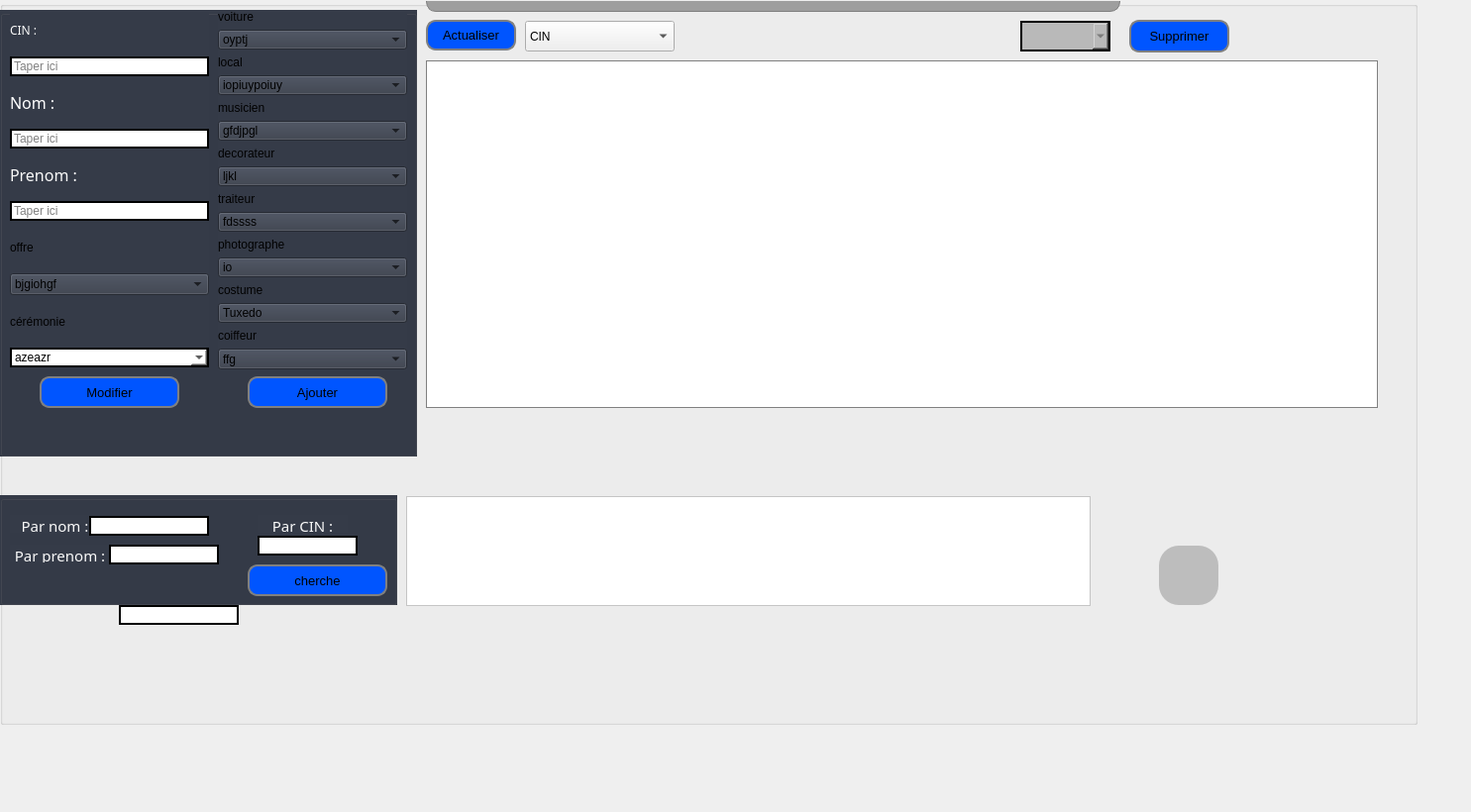
<?xml version="1.0" encoding="UTF-8"?>
<ui version="4.0">
 <class>cll</class>
 <widget class="QDialog" name="cll">
  <property name="geometry">
   <rect>
    <x>0</x>
    <y>0</y>
    <width>1485</width>
    <height>820</height>
   </rect>
  </property>
  <property name="windowTitle">
   <string>Dialog</string>
  </property>
  <widget class="QLineEdit" name="Sprenomtxt">
   <property name="geometry">
    <rect>
     <x>120</x>
     <y>611</y>
     <width>121</width>
     <height>20</height>
    </rect>
   </property>
   <property name="styleSheet">
    <string notr="true">


border-width :2px;
border-style :solid;
border-color: rgb(0, 0, 0);
background-color: rgb(255, 255, 255);

</string>
   </property>
  </widget>
  <widget class="QGroupBox" name="groupBox_2">
   <property name="geometry">
    <rect>
     <x>0</x>
     <y>1</y>
     <width>1431</width>
     <height>731</height>
    </rect>
   </property>
   <property name="styleSheet">
    <string notr="true">background-image: url(:/rsc/103854343_259019528641376_3453490155072435271_n.jpg);
</string>
   </property>
   <property name="title">
    <string/>
   </property>
   <widget class="QLabel" name="label_10">
    <property name="geometry">
     <rect>
      <x>50</x>
      <y>530</y>
      <width>361</width>
      <height>21</height>
     </rect>
    </property>
    <property name="font">
     <font>
      <family>Bahnschrift</family>
      <pointsize>26</pointsize>
     </font>
    </property>
    <property name="text">
     <string>&lt;html&gt;&lt;head/&gt;&lt;body&gt;&lt;p align=&quot;center&quot;&gt;&lt;span style=&quot; font-size:15pt; color:#00007f;&quot;&gt;Chercher un client :&lt;/span&gt;&lt;/p&gt;&lt;/body&gt;&lt;/html&gt;</string>
    </property>
   </widget>
   <widget class="QPushButton" name="pushButton_2">
    <property name="geometry">
     <rect>
      <x>1170</x>
      <y>550</y>
      <width>60</width>
      <height>60</height>
     </rect>
    </property>
    <property name="styleSheet">
     <string notr="true">

border-radius: 20px;
padding : 0 8px;
 background-color: rgb(189, 189, 189);
font: 75 10pt &quot;MS Shell Dlg 2&quot;;</string>
    </property>
    <property name="text">
     <string/>
    </property>
    <property name="icon">
     <iconset>
      <normaloff>:/images/RSC/msg.png</normaloff>:/images/RSC/msg.png</iconset>
    </property>
    <property name="iconSize">
     <size>
      <width>60</width>
      <height>60</height>
     </size>
    </property>
   </widget>
   <widget class="QComboBox" name="tri">
    <property name="geometry">
     <rect>
      <x>530</x>
      <y>20</y>
      <width>151</width>
      <height>31</height>
     </rect>
    </property>
    <item>
     <property name="text">
      <string>CIN</string>
     </property>
    </item>
    <item>
     <property name="text">
      <string>NOM</string>
     </property>
    </item>
    <item>
     <property name="text">
      <string>PRENOM</string>
     </property>
    </item>
   </widget>
   <widget class="QTableView" name="tab">
    <property name="geometry">
     <rect>
      <x>430</x>
      <y>60</y>
      <width>961</width>
      <height>351</height>
     </rect>
    </property>
    <property name="font">
     <font>
      <family>Arial Black</family>
      <pointsize>8</pointsize>
      <weight>75</weight>
      <bold>true</bold>
     </font>
    </property>
    <property name="cursor" stdset="0">
     <cursorShape>CrossCursor</cursorShape>
    </property>
    <property name="autoFillBackground">
     <bool>true</bool>
    </property>
    <property name="styleSheet">
     <string notr="true">border:1px solid gray;
background-color: rgb(255, 255, 255);

</string>
    </property>
    <property name="frameShape">
     <enum>QFrame::StyledPanel</enum>
    </property>
    <property name="frameShadow">
     <enum>QFrame::Sunken</enum>
    </property>
    <property name="lineWidth">
     <number>8</number>
    </property>
    <property name="alternatingRowColors">
     <bool>true</bool>
    </property>
    <property name="showGrid">
     <bool>true</bool>
    </property>
    <property name="gridStyle">
     <enum>Qt::SolidLine</enum>
    </property>
    <attribute name="horizontalHeaderCascadingSectionResizes">
     <bool>false</bool>
    </attribute>
    <attribute name="horizontalHeaderDefaultSectionSize">
     <number>100</number>
    </attribute>
   </widget>
   <widget class="QPushButton" name="pb_supprimer">
    <property name="geometry">
     <rect>
      <x>1140</x>
      <y>19</y>
      <width>101</width>
      <height>33</height>
     </rect>
    </property>
    <property name="maximumSize">
     <size>
      <width>16777215</width>
      <height>16777215</height>
     </size>
    </property>
    <property name="font">
     <font>
      <family>MS Shell Dlg 2</family>
      <pointsize>10</pointsize>
      <weight>9</weight>
      <italic>false</italic>
      <bold>false</bold>
     </font>
    </property>
    <property name="styleSheet">
     <string notr="true">QPushButton {

border:2px solid gray;
border-radius: 10px;
padding : 0 8px;
background-color: rgb(0, 85, 255);
font: 75 10pt &quot;MS Shell Dlg 2&quot;;


}
QPushButton:hover {background-color: rgb(0, 0, 127);color: rgb(255, 255, 255);  }</string>
    </property>
    <property name="text">
     <string>Supprimer</string>
    </property>
    <property name="icon">
     <iconset>
      <normaloff>:/images/RSC/unnamed.png</normaloff>:/images/RSC/unnamed.png</iconset>
    </property>
   </widget>
   <widget class="QTableView" name="Stab">
    <property name="geometry">
     <rect>
      <x>410</x>
      <y>500</y>
      <width>691</width>
      <height>111</height>
     </rect>
    </property>
    <property name="styleSheet">
     <string notr="true">background-color: rgb(255, 255, 255);</string>
    </property>
   </widget>
   <widget class="QPushButton" name="pb_actualiser_2">
    <property name="geometry">
     <rect>
      <x>430</x>
      <y>19</y>
      <width>91</width>
      <height>31</height>
     </rect>
    </property>
    <property name="minimumSize">
     <size>
      <width>0</width>
      <height>31</height>
     </size>
    </property>
    <property name="font">
     <font>
      <family>MS Shell Dlg 2</family>
      <pointsize>10</pointsize>
      <weight>9</weight>
      <italic>false</italic>
      <bold>false</bold>
     </font>
    </property>
    <property name="toolTip">
     <string>&lt;html&gt;&lt;head/&gt;&lt;body&gt;&lt;p&gt;&lt;br/&gt;&lt;/p&gt;&lt;/body&gt;&lt;/html&gt;</string>
    </property>
    <property name="styleSheet">
     <string notr="true">QPushButton {

border:2px solid gray;
border-radius: 10px;
padding : 0 8px;
background-color: rgb(0, 85, 255);
font: 75 10pt &quot;MS Shell Dlg 2&quot;;


}
QPushButton:hover {background-color: rgb(0, 0, 127);color: rgb(255, 255, 255);  }</string>
    </property>
    <property name="text">
     <string>Actualiser</string>
    </property>
    <property name="icon">
     <iconset>
      <normaloff>:/RSC/RSC/unnamed (1).png</normaloff>:/RSC/RSC/unnamed (1).png</iconset>
    </property>
    <property name="iconSize">
     <size>
      <width>18</width>
      <height>18</height>
     </size>
    </property>
   </widget>
   <widget class="QGroupBox" name="groupBox_6">
    <property name="geometry">
     <rect>
      <x>0</x>
      <y>499</y>
      <width>401</width>
      <height>111</height>
     </rect>
    </property>
    <property name="styleSheet">
     <string notr="true">background-color: #353b48;</string>
    </property>
    <property name="title">
     <string/>
    </property>
    <widget class="QLabel" name="label_12">
     <property name="geometry">
      <rect>
       <x>260</x>
       <y>20</y>
       <width>91</width>
       <height>18</height>
      </rect>
     </property>
     <property name="font">
      <font>
       <family>Arial Rounded MT Bold</family>
       <pointsize>9</pointsize>
       <weight>50</weight>
       <italic>false</italic>
       <bold>false</bold>
      </font>
     </property>
     <property name="styleSheet">
      <string notr="true">color: rgb(255, 255, 255);
font: 9pt &quot;Arial Rounded MT Bold&quot;;</string>
     </property>
     <property name="text">
      <string>&lt;html&gt;&lt;head/&gt;&lt;body&gt;&lt;p align=&quot;center&quot;&gt;&lt;span style=&quot; font-size:11pt; color:#f9f9f9;&quot;&gt;Par CIN :&lt;/span&gt;&lt;/p&gt;&lt;/body&gt;&lt;/html&gt;</string>
     </property>
    </widget>
    <widget class="QLabel" name="label_13">
     <property name="geometry">
      <rect>
       <x>10</x>
       <y>20</y>
       <width>91</width>
       <height>18</height>
      </rect>
     </property>
     <property name="font">
      <font>
       <family>Arial Rounded MT Bold</family>
       <pointsize>9</pointsize>
       <weight>50</weight>
       <italic>false</italic>
       <bold>false</bold>
      </font>
     </property>
     <property name="styleSheet">
      <string notr="true">color: rgb(255, 255, 255);
font: 9pt &quot;Arial Rounded MT Bold&quot;;</string>
     </property>
     <property name="text">
      <string>&lt;html&gt;&lt;head/&gt;&lt;body&gt;&lt;p align=&quot;center&quot;&gt;&lt;span style=&quot; font-size:11pt; color:#f9f9f9;&quot;&gt;Par nom :&lt;/span&gt;&lt;/p&gt;&lt;/body&gt;&lt;/html&gt;</string>
     </property>
    </widget>
    <widget class="QLabel" name="label_7">
     <property name="geometry">
      <rect>
       <x>10</x>
       <y>50</y>
       <width>101</width>
       <height>18</height>
      </rect>
     </property>
     <property name="font">
      <font>
       <family>Arial Rounded MT Bold</family>
       <pointsize>9</pointsize>
       <weight>50</weight>
       <italic>false</italic>
       <bold>false</bold>
      </font>
     </property>
     <property name="styleSheet">
      <string notr="true">color: rgb(255, 255, 255);
font: 9pt &quot;Arial Rounded MT Bold&quot;;</string>
     </property>
     <property name="text">
      <string>&lt;html&gt;&lt;head/&gt;&lt;body&gt;&lt;p align=&quot;center&quot;&gt;&lt;span style=&quot; font-size:11pt; color:#f9f9f9;&quot;&gt;Par prenom :&lt;/span&gt;&lt;/p&gt;&lt;/body&gt;&lt;/html&gt;</string>
     </property>
    </widget>
    <widget class="QLineEdit" name="Sprenomtxt_2">
     <property name="geometry">
      <rect>
       <x>110</x>
       <y>50</y>
       <width>111</width>
       <height>20</height>
      </rect>
     </property>
     <property name="styleSheet">
      <string notr="true">


border-width :2px;
border-style :solid;
border-color: rgb(0, 0, 0);
background-color: rgb(255, 255, 255);

</string>
     </property>
    </widget>
    <widget class="QPushButton" name="pb_ok_3">
     <property name="geometry">
      <rect>
       <x>250</x>
       <y>70</y>
       <width>141</width>
       <height>32</height>
      </rect>
     </property>
     <property name="font">
      <font>
       <family>MS Shell Dlg 2</family>
       <pointsize>10</pointsize>
       <weight>9</weight>
       <italic>false</italic>
       <bold>false</bold>
      </font>
     </property>
     <property name="styleSheet">
      <string notr="true">QPushButton {

border:2px solid gray;
border-radius: 10px;
padding : 0 8px;
background-color: rgb(0, 85, 255);
font: 75 10pt &quot;MS Shell Dlg 2&quot;;


}
QPushButton:hover {background-color: rgb(0, 0, 127);color: rgb(255, 255, 255);  }</string>
     </property>
     <property name="text">
      <string>cherche</string>
     </property>
     <property name="icon">
      <iconset>
       <normaloff>:/images/RSC/unnamed (1).png</normaloff>:/images/RSC/unnamed (1).png</iconset>
     </property>
    </widget>
   </widget>
   <widget class="QComboBox" name="supptxt">
    <property name="geometry">
     <rect>
      <x>1030</x>
      <y>20</y>
      <width>91</width>
      <height>31</height>
     </rect>
    </property>
    <property name="styleSheet">
     <string notr="true">
font: 75 10pt &quot;MS Shell Dlg 2&quot;;
font: 75 10pt &quot;MS Shell Dlg 2&quot;;

border-width :2px;
border-style :solid;
border-color: rgb(0, 0, 0);
background-color: rgb(185, 185, 185);
color: rgb(90, 90, 90);
</string>
    </property>
   </widget>
   <widget class="QLineEdit" name="SCIN">
    <property name="geometry">
     <rect>
      <x>260</x>
      <y>540</y>
      <width>101</width>
      <height>20</height>
     </rect>
    </property>
    <property name="styleSheet">
     <string notr="true">


border-width :2px;
border-style :solid;
border-color: rgb(0, 0, 0);
background-color: rgb(255, 255, 255);

</string>
    </property>
   </widget>
   <widget class="QLineEdit" name="Snomtxt">
    <property name="geometry">
     <rect>
      <x>90</x>
      <y>520</y>
      <width>121</width>
      <height>20</height>
     </rect>
    </property>
    <property name="styleSheet">
     <string notr="true">


border-width :2px;
border-style :solid;
border-color: rgb(0, 0, 0);
background-color: rgb(255, 255, 255);

</string>
    </property>
   </widget>
   <widget class="QGroupBox" name="groupBox_3">
    <property name="geometry">
     <rect>
      <x>0</x>
      <y>9</y>
      <width>421</width>
      <height>451</height>
     </rect>
    </property>
    <property name="styleSheet">
     <string notr="true">background-color: #353b48;</string>
    </property>
    <property name="title">
     <string/>
    </property>
    <widget class="QWidget" name="layoutWidget_2">
     <property name="geometry">
      <rect>
       <x>10</x>
       <y>0</y>
       <width>201</width>
       <height>361</height>
      </rect>
     </property>
     <layout class="QGridLayout" name="gridLayout_3">
      <item row="8" column="0">
       <widget class="QComboBox" name="off">
        <item>
         <property name="text">
          <string>bjgiohgf</string>
         </property>
        </item>
        <item>
         <property name="text">
          <string>fds</string>
         </property>
        </item>
       </widget>
      </item>
      <item row="4" column="0">
       <widget class="QLineEdit" name="nomtxt">
        <property name="styleSheet">
         <string notr="true">


border-width :2px;
border-style :solid;
border-color: rgb(0, 0, 0);
background-color: rgb(255, 255, 255);

</string>
        </property>
        <property name="text">
         <string/>
        </property>
        <property name="placeholderText">
         <string>Taper ici</string>
        </property>
       </widget>
      </item>
      <item row="9" column="0">
       <widget class="QLabel" name="label_19">
        <property name="text">
         <string>cérémonie</string>
        </property>
       </widget>
      </item>
      <item row="10" column="0">
       <widget class="QComboBox" name="certxt">
        <property name="styleSheet">
         <string notr="true">


border-width :2px;
border-style :solid;
border-color: rgb(0, 0, 0);
background-color: rgb(255, 255, 255);

</string>
        </property>
        <item>
         <property name="text">
          <string>azeazr</string>
         </property>
        </item>
        <item>
         <property name="text">
          <string>hjkb</string>
         </property>
        </item>
       </widget>
      </item>
      <item row="6" column="0">
       <widget class="QLineEdit" name="prenomtxt">
        <property name="styleSheet">
         <string notr="true">


border-width :2px;
border-style :solid;
border-color: rgb(0, 0, 0);
background-color: rgb(255, 255, 255);

</string>
        </property>
        <property name="placeholderText">
         <string>Taper ici</string>
        </property>
       </widget>
      </item>
      <item row="2" column="0">
       <widget class="QLineEdit" name="cintxt">
        <property name="styleSheet">
         <string notr="true">


border-width :2px;
border-style :solid;
border-color: rgb(0, 0, 0);
background-color: rgb(255, 255, 255);

</string>
        </property>
        <property name="placeholderText">
         <string>Taper ici</string>
        </property>
       </widget>
      </item>
      <item row="3" column="0">
       <widget class="QLabel" name="label_3">
        <property name="font">
         <font>
          <family>Arial Rounded MT Bold</family>
          <pointsize>12</pointsize>
          <weight>50</weight>
          <italic>false</italic>
          <bold>false</bold>
         </font>
        </property>
        <property name="styleSheet">
         <string notr="true">color: rgb(255, 255, 255);
font: 12pt &quot;Arial Rounded MT Bold&quot;;</string>
        </property>
        <property name="text">
         <string>&lt;html&gt;&lt;head/&gt;&lt;body&gt;&lt;p&gt;&lt;span &gt;Nom :&lt;/span&gt;&lt;/p&gt;&lt;/body&gt;&lt;/html&gt;</string>
        </property>
       </widget>
      </item>
      <item row="5" column="0">
       <widget class="QLabel" name="label_16">
        <property name="font">
         <font>
          <family>Arial Rounded MT Bold</family>
          <pointsize>12</pointsize>
          <weight>50</weight>
          <italic>false</italic>
          <bold>false</bold>
         </font>
        </property>
        <property name="styleSheet">
         <string notr="true">color: rgb(255, 255, 255);
font: 12pt &quot;Arial Rounded MT Bold&quot;;</string>
        </property>
        <property name="text">
         <string>&lt;html&gt;&lt;head/&gt;&lt;body&gt;&lt;p&gt;&lt;span style=&quot; color:#f9f9f9;&quot;&gt;Prenom :&lt;/span&gt;&lt;/p&gt;&lt;/body&gt;&lt;/html&gt;</string>
        </property>
       </widget>
      </item>
      <item row="7" column="0">
       <widget class="QLabel" name="label_18">
        <property name="text">
         <string>offre</string>
        </property>
       </widget>
      </item>
      <item row="1" column="0">
       <widget class="QLabel" name="label_14">
        <property name="font">
         <font>
          <family>Arial Rounded MT Bold</family>
          <pointsize>9</pointsize>
          <weight>50</weight>
          <italic>false</italic>
          <bold>false</bold>
         </font>
        </property>
        <property name="styleSheet">
         <string notr="true">color: rgb(255, 255, 255);
font: 9pt &quot;Arial Rounded MT Bold&quot;;</string>
        </property>
        <property name="text">
         <string>&lt;html&gt;&lt;head/&gt;&lt;body&gt;&lt;p&gt;&lt;span style=&quot; color:#f9f9f9;&quot;&gt;CIN :&lt;/span&gt;&lt;/p&gt;&lt;/body&gt;&lt;/html&gt;</string>
        </property>
       </widget>
      </item>
     </layout>
    </widget>
    <widget class="QWidget" name="gridLayoutWidget_2">
     <property name="geometry">
      <rect>
       <x>220</x>
       <y>0</y>
       <width>191</width>
       <height>364</height>
      </rect>
     </property>
     <layout class="QGridLayout" name="gridLayout_4">
      <item row="3" column="0">
       <widget class="QComboBox" name="loc">
        <item>
         <property name="text">
          <string>iopiuypoiuy</string>
         </property>
        </item>
        <item>
         <property name="text">
          <string>cbn,vx</string>
         </property>
        </item>
       </widget>
      </item>
      <item row="4" column="0">
       <widget class="QLabel" name="label_27">
        <property name="text">
         <string>musicien</string>
        </property>
       </widget>
      </item>
      <item row="14" column="0">
       <widget class="QComboBox" name="cost">
        <item>
         <property name="text">
          <string>Tuxedo</string>
         </property>
        </item>
        <item>
         <property name="text">
          <string>Smoking</string>
         </property>
        </item>
        <item>
         <property name="text">
          <string>Coupure Italien</string>
         </property>
        </item>
       </widget>
      </item>
      <item row="11" column="0">
       <widget class="QComboBox" name="pho">
        <item>
         <property name="text">
          <string>io</string>
         </property>
        </item>
        <item>
         <property name="text">
          <string>jk</string>
         </property>
        </item>
       </widget>
      </item>
      <item row="12" column="0">
       <widget class="QLabel" name="label_21">
        <property name="text">
         <string>costume</string>
        </property>
       </widget>
      </item>
      <item row="8" column="0">
       <widget class="QLabel" name="label_25">
        <property name="text">
         <string>traiteur</string>
        </property>
       </widget>
      </item>
      <item row="6" column="0">
       <widget class="QLabel" name="label_26">
        <property name="text">
         <string>decorateur</string>
        </property>
       </widget>
      </item>
      <item row="9" column="0">
       <widget class="QComboBox" name="trait">
        <item>
         <property name="text">
          <string>fdssss</string>
         </property>
        </item>
        <item>
         <property name="text">
          <string>gff</string>
         </property>
        </item>
       </widget>
      </item>
      <item row="2" column="0">
       <widget class="QLabel" name="label_28">
        <property name="text">
         <string>local</string>
        </property>
       </widget>
      </item>
      <item row="1" column="0">
       <widget class="QComboBox" name="voit">
        <item>
         <property name="text">
          <string>oyptj</string>
         </property>
        </item>
        <item>
         <property name="text">
          <string>wbxn,</string>
         </property>
        </item>
       </widget>
      </item>
      <item row="0" column="0">
       <widget class="QLabel" name="label_29">
        <property name="text">
         <string>voiture</string>
        </property>
       </widget>
      </item>
      <item row="10" column="0">
       <widget class="QLabel" name="label_24">
        <property name="text">
         <string>photographe</string>
        </property>
       </widget>
      </item>
      <item row="5" column="0">
       <widget class="QComboBox" name="mus">
        <item>
         <property name="text">
          <string>gfdjpgl</string>
         </property>
        </item>
        <item>
         <property name="text">
          <string>jlhgjghjg</string>
         </property>
        </item>
       </widget>
      </item>
      <item row="16" column="0">
       <widget class="QComboBox" name="coi">
        <item>
         <property name="text">
          <string>ffg</string>
         </property>
        </item>
        <item>
         <property name="text">
          <string>gdfhd</string>
         </property>
        </item>
       </widget>
      </item>
      <item row="7" column="0">
       <widget class="QComboBox" name="deco">
        <item>
         <property name="text">
          <string>ljkl</string>
         </property>
        </item>
        <item>
         <property name="text">
          <string>gldmhg</string>
         </property>
        </item>
       </widget>
      </item>
      <item row="15" column="0">
       <widget class="QLabel" name="label_20">
        <property name="text">
         <string>coiffeur</string>
        </property>
       </widget>
      </item>
     </layout>
    </widget>
    <widget class="QPushButton" name="pb_ok_2">
     <property name="geometry">
      <rect>
       <x>250</x>
       <y>370</y>
       <width>141</width>
       <height>32</height>
      </rect>
     </property>
     <property name="font">
      <font>
       <family>MS Shell Dlg 2</family>
       <pointsize>10</pointsize>
       <weight>9</weight>
       <italic>false</italic>
       <bold>false</bold>
      </font>
     </property>
     <property name="styleSheet">
      <string notr="true">QPushButton {

border:2px solid gray;
border-radius: 10px;
padding : 0 8px;
background-color: rgb(0, 85, 255);
font: 75 10pt &quot;MS Shell Dlg 2&quot;;


}
QPushButton:hover {background-color: rgb(0, 0, 127);color: rgb(255, 255, 255);  }</string>
     </property>
     <property name="text">
      <string>Ajouter</string>
     </property>
     <property name="icon">
      <iconset>
       <normaloff>:/images/RSC/unnamed (1).png</normaloff>:/images/RSC/unnamed (1).png</iconset>
     </property>
    </widget>
    <widget class="QPushButton" name="pb_modifierp_2">
     <property name="geometry">
      <rect>
       <x>40</x>
       <y>370</y>
       <width>141</width>
       <height>32</height>
      </rect>
     </property>
     <property name="font">
      <font>
       <family>MS Shell Dlg 2</family>
       <pointsize>10</pointsize>
       <weight>9</weight>
       <italic>false</italic>
       <bold>false</bold>
      </font>
     </property>
     <property name="styleSheet">
      <string notr="true">QPushButton {

border:2px solid gray;
border-radius: 10px;
padding : 0 8px;
background-color: rgb(0, 85, 255);
font: 75 10pt &quot;MS Shell Dlg 2&quot;;


}
QPushButton:hover {background-color: rgb(0, 0, 127);color: rgb(255, 255, 255);  }</string>
     </property>
     <property name="text">
      <string>Modifier</string>
     </property>
     <property name="icon">
      <iconset>
       <normaloff>:/images/RSC/edit.png</normaloff>:/images/RSC/edit.png</iconset>
     </property>
     <property name="iconSize">
      <size>
       <width>18</width>
       <height>18</height>
      </size>
     </property>
    </widget>
   </widget>
   <widget class="QLabel" name="label_17">
    <property name="geometry">
     <rect>
      <x>430</x>
      <y>-50</y>
      <width>701</width>
      <height>61</height>
     </rect>
    </property>
    <property name="font">
     <font>
      <family>Bahnschrift Condensed</family>
      <pointsize>26</pointsize>
      <italic>false</italic>
      <underline>true</underline>
     </font>
    </property>
    <property name="cursor">
     <cursorShape>ArrowCursor</cursorShape>
    </property>
    <property name="layoutDirection">
     <enum>Qt::LeftToRight</enum>
    </property>
    <property name="autoFillBackground">
     <bool>false</bool>
    </property>
    <property name="styleSheet">
     <string notr="true">border:1px solid gray;
border-radius: 10px;
padding : 0 8px;
background-color: rgb(158, 158, 158);</string>
    </property>
    <property name="frameShape">
     <enum>QFrame::StyledPanel</enum>
    </property>
    <property name="frameShadow">
     <enum>QFrame::Plain</enum>
    </property>
    <property name="lineWidth">
     <number>5</number>
    </property>
    <property name="midLineWidth">
     <number>5</number>
    </property>
    <property name="text">
     <string>&lt;!DOCTYPE HTML PUBLIC &quot;-//W3C//DTD HTML 4.0//EN&quot; &quot;http://www.w3.org/TR/REC-html40/strict.dtd&quot;&gt;
&lt;html&gt;&lt;head&gt;&lt;meta name=&quot;qrichtext&quot; content=&quot;1&quot; /&gt;&lt;style type=&quot;text/css&quot;&gt;
p, li { white-space: pre-wrap; }
&lt;/style&gt;&lt;/head&gt;&lt;body style=&quot; font-family:'Bahnschrift Condensed'; font-size:26pt; font-weight:400; font-style:normal;&quot;&gt;
&lt;p align=&quot;center&quot; style=&quot; margin-top:12px; margin-bottom:12px; margin-left:0px; margin-right:0px; -qt-block-indent:0; text-indent:0px;&quot;&gt;&lt;span style=&quot; font-family:'Bahnschrift'; font-size:28pt; font-weight:600; color:#00007f;&quot;&gt;Gestion Clientèle  :&lt;/span&gt;&lt;/p&gt;&lt;/body&gt;&lt;/html&gt;</string>
    </property>
    <property name="textFormat">
     <enum>Qt::AutoText</enum>
    </property>
    <property name="scaledContents">
     <bool>false</bool>
    </property>
    <property name="wordWrap">
     <bool>false</bool>
    </property>
    <property name="openExternalLinks">
     <bool>false</bool>
    </property>
   </widget>
  </widget>
  <zorder>groupBox_2</zorder>
  <zorder>Sprenomtxt</zorder>
 </widget>
 <resources/>
 <connections/>
</ui>
